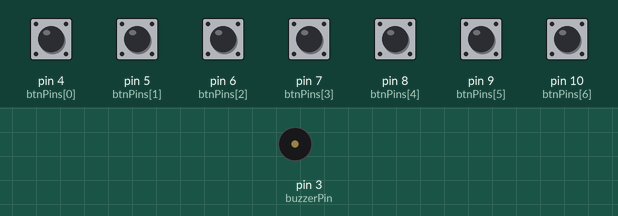
Simulated run of this sketch. Board: Arduino Uno, built with avr-gcc and run on an emulated ATmega328P. Shown: buzzer (waves = sounding). The inputs (shaded band) are chosen by the test bench; at power-on: pin 4 (btnPins[0]), pin 5 (btnPins[1]), pin 6 (btnPins[2]), pin 7 (btnPins[3]), pin 8 (btnPins[4]), pin 9 (btnPins[5]), pin 10 (btnPins[6]) HIGH.

Above: at 1.2 s.
1.3 s: pin 4 (btnPins[0]) pulled LOW for 0.15 s
At 1.37 s:
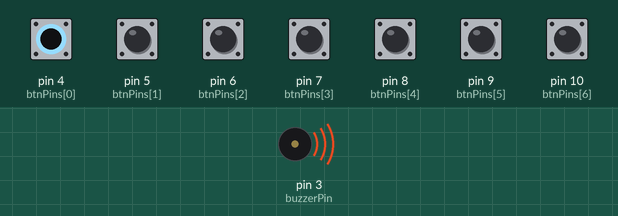
Timing chart, 0 to 4.3 s (numbered marks = the images above; inputs shaded):
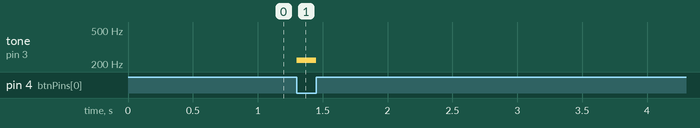

Measured:
- after the input at 1.3 s, tone on pin 3 (buzzerPin): silent → 220 Hz at once, → silent 0.15 s later

The sketch:

piano_3.ino
```cpp
const int buzzerPin = 3;
const int btnPins[] = {4, 5, 6, 7, 8, 9, 10};
const int keys[] = {220, 247, 262, 294, 330, 350, 392};
const int sizeOfBtnPins = sizeof(btnPins) / sizeof(btnPins[0]);

void setup() {
  pinMode(buzzerPin, OUTPUT);

  for (int i = 0; i < sizeOfBtnPins; i++) {
    pinMode(btnPins[i], INPUT_PULLUP);
  }
}

void loop() {
  int btnAState = digitalRead(btnPins[0]);
  int btnBState = digitalRead(btnPins[1]);
  int btnCState = digitalRead(btnPins[2]);
  int btnDState = digitalRead(btnPins[3]);
  int btnEState = digitalRead(btnPins[4]);
  int btnFState = digitalRead(btnPins[5]);
  int btnGState = digitalRead(btnPins[6]);

  if (btnAState == 0) {
    tone(buzzerPin, keys[0]);
  }
  else if (btnBState == 0) {
    tone(buzzerPin, keys[1]);
  }
  else if (btnCState == 0) {
    tone(buzzerPin, keys[2]);
  }
  else if (btnDState == 0) {
    tone(buzzerPin, keys[3]);
  }
  else if (btnEState == 0) {
    tone(buzzerPin, keys[4]);
  }
  else if (btnFState == 0) {
    tone(buzzerPin, keys[5]);
  }
  else if (btnGState == 0) {
    tone(buzzerPin, keys[6]);
  }
  else {
    noTone(buzzerPin);
  }
}
```
